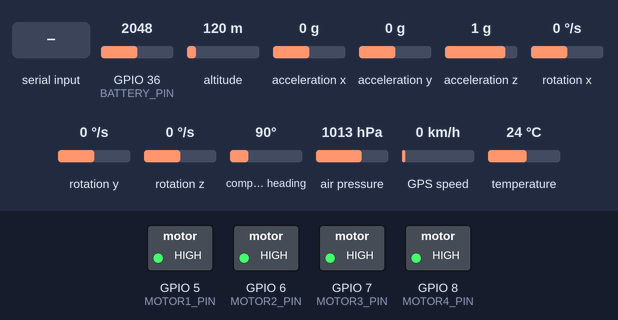
A sketch run on a simulated ESP32. Parts: switched loads named in the sketch (green lamp = pin HIGH). The test bench sets the inputs (shaded band); at power-on: GPIO 36 (BATTERY_PIN) = 2048, altitude 120 m, acceleration x 0 g, acceleration y 0 g, acceleration z 1 g, rotation x 0 °/s, rotation y 0 °/s, rotation z 0 °/s, compass heading 90°, air pressure 1013 hPa, GPS speed 0 km/h, temperature 24 °C. The GPS gets a fix after 3 s at 37.7749, -122.4194 with 8 satellites; what the sketch prints to the serial monitor is not drawn.

Above: at 1.2 s.
1.3 s: "SET_HOME\n" received over Serial
Timing chart, 0 to 4.3 s (numbered marks = the images above; inputs shaded):
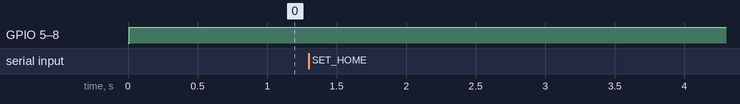

Measured:
- after the input at 1.3 s, every drawn part: stays the same

The sketch:

Esp32FlighterController.ino
```cpp
#include <Arduino.h>
#include <sbus.h>                     // SBUS library for FrSky receiver
#include <Adafruit_MPU6050.h>          // Adafruit MPU6050 library
#include <Adafruit_Sensor.h>           // Adafruit unified sensor library
#include <Wire.h>                      // For I2C communication with MPU6050
#include <TinyGPSPlus.h>               // GPS parsing library
#include <HardwareSerial.h>            // UART for GPS communication
#include <Adafruit_BMP280.h>           // Altimeter (BMP280) library
#include <freertos/FreeRTOS.h>         // FreeRTOS for task management
#include <freertos/task.h>             // FreeRTOS task handling
#include <freertos/semphr.h>           // FreeRTOS semaphore handling

#define GPS_RX_PIN 18
#define GPS_TX_PIN 19
#define SBUS_RX_PIN 16
#define SBUS_TX_PIN 17

// Define receiver channels
#define AIL 0         // Aileron/Roll
#define ELE 1         // Elevator/Pitch
#define THR 2         // Throttle
#define RUD 3         // Rudder/Yaw

// --- SBUS Receiver and MPU6050 initialization ---

/* SBUS object, reading SBUS */
bfs::SbusRx sbus_rx(&Serial2, SBUS_RX_PIN, SBUS_TX_PIN, true);
/* SBUS object, writing SBUS */
bfs::SbusTx sbus_tx(&Serial2, SBUS_RX_PIN, SBUS_TX_PIN,  true);
/* SBUS data */
bfs::SbusData data;

Adafruit_MPU6050 mpu;
Adafruit_BMP280 bmp;                    // BMP280 sensor for altimeter
TinyGPSPlus gps;                        // GPS object
HardwareSerial serialGPS(1);            // GPS on Serial1 (TX = GPIO17)

// --- FreeRTOS task handles
TaskHandle_t FlightControlTask;
TaskHandle_t CommunicationTask;

// --- Global Variables ---
SemaphoreHandle_t motorMutex;
SemaphoreHandle_t gpsMutex;

// --- PID Constants ---
float kp_roll = 0.5, ki_roll = 0.05, kd_roll = 0.1;
float kp_pitch = 0.5, ki_pitch = 0.05, kd_pitch = 0.1;
float kp_yaw = 0.5, ki_yaw = 0.05, kd_yaw = 0.1;

// --- Error Variables ---
float rollError = 0, pitchError = 0, yawError = 0;
float prevRollError = 0, prevPitchError = 0, prevYawError = 0;
float rollIntegral = 0, pitchIntegral = 0, yawIntegral = 0;

// --- SBUS Channel Data ---
uint16_t throttleInput = 1000;
uint16_t pitchInput = 1500, rollInput = 1500, yawInput = 1500;

// --- GPS Variables ---
double currentLatitude = 0.0;
double currentLongitude = 0.0;
double currentAltitude = 0.0;
double homeLatitude = 0.0;
double homeLongitude = 0.0;

// --- Battery Monitoring ---
float batteryVoltage = 0.0;
float lowBatteryThreshold = 3.5;

// --- Altitude Calculation Variables ---
float basePressure = 1013.25;  // Sea level pressure in hPa
float altitude = 0.0;          // Altitude from the altimeter

// --- Constants ---
#define MOTOR1_PIN 5
#define MOTOR2_PIN 6
#define MOTOR3_PIN 7
#define MOTOR4_PIN 8
#define BATTERY_PIN 36  // ADC pin for battery voltage monitoring

void setup() {
  Serial.begin(115200);
  serialGPS.begin(9600, SERIAL_8N1, GPS_RX_PIN, GPS_TX_PIN);  // Initialize GPS UART

  // Initialize MPU6050
  if (!mpu.begin()) {
    Serial.println("Failed to find MPU6050 chip");
    while (1) delay(10);
  }

  mpu.setAccelerometerRange(MPU6050_RANGE_2_G);
  mpu.setGyroRange(MPU6050_RANGE_250_DEG);
  mpu.setFilterBandwidth(MPU6050_BAND_21_HZ);
  Serial.println("MPU6050 initialized and configured");

  // Initialize BMP280 sensor for altimeter
  if (!bmp.begin(0x76)) {
    Serial.println("Could not find a valid BMP280 sensor, check wiring!");
    while (1);
  }

  bmp.setSampling(Adafruit_BMP280::MODE_NORMAL,
                  Adafruit_BMP280::SAMPLING_X2,
                  Adafruit_BMP280::SAMPLING_X16,
                  Adafruit_BMP280::FILTER_X16,
                  Adafruit_BMP280::STANDBY_MS_500);


  /* Begin the SBUS communication */
  sbus_rx.Begin();
  sbus_tx.Begin();

  // Initialize mutexes
  motorMutex = xSemaphoreCreateMutex();
  gpsMutex = xSemaphoreCreateMutex();

  // Create tasks for each core
  xTaskCreatePinnedToCore(
    flightControlTask,    // Task function
    "Flight Control",     // Task name
    10000,                // Stack size
    NULL,                 // Parameters (none)
    1,                    // Priority (higher for flight control)
    &FlightControlTask,   // Task handle
    1                     // Core 1 (real-time flight control)
  );

  xTaskCreatePinnedToCore(
    communicationTask,    // Task function
    "Communication",      // Task name
    10000,                // Stack size
    NULL,                 // Parameters (none)
    1,                    // Priority
    &CommunicationTask,   // Task handle
    0                     // Core 0 (for GPS and receiver)
  );
}

void loop() {
  monitorBattery();
  monitorAltitude();  // Monitor altitude continuously
}

// ----------------------- FLIGHT CONTROL TASK -----------------------
void flightControlTask(void *pvParameters) {
  while (true) {
    sensors_event_t accelEvent, gyroEvent, tempEvent;

    // Read MPU6050 sensor data
    mpu.getEvent(&accelEvent, &gyroEvent, &tempEvent);

    float pitch = gyroEvent.gyro.x * 57.2958; // Convert rad/s to degrees/s
    float roll  = gyroEvent.gyro.y * 57.2958;
    float yaw   = gyroEvent.gyro.z * 57.2958;

    // Update SBUS channels
    sbusProcess();

    // Calculate PID corrections
    float rollCorrection = calculatePID(rollInput - 1500, roll, prevRollError, rollIntegral, kp_roll, ki_roll, kd_roll);
    float pitchCorrection = calculatePID(pitchInput - 1500, pitch, prevPitchError, pitchIntegral, kp_pitch, ki_pitch, kd_pitch);
    float yawCorrection = calculatePID(yawInput - 1500, yaw, prevYawError, yawIntegral, kp_yaw, ki_yaw, kd_yaw);

    // Safe motor control using mutex
    if (xSemaphoreTake(motorMutex, portMAX_DELAY)) {
      setMotorSpeeds(throttleInput, pitchCorrection, rollCorrection, yawCorrection);
      xSemaphoreGive(motorMutex);
    }

    delay(20);  // Control loop at 50Hz
  }
}

void setMotorSpeeds(int throttle, float pitchCorrection, float rollCorrection, float yawCorrection) {
  int motor1Speed = throttle + pitchCorrection + rollCorrection + yawCorrection;
  int motor2Speed = throttle + pitchCorrection - rollCorrection - yawCorrection;
  int motor3Speed = throttle - pitchCorrection + rollCorrection - yawCorrection;
  int motor4Speed = throttle - pitchCorrection - rollCorrection + yawCorrection;

  motor1Speed = constrain(motor1Speed, 1000, 2000);
  motor2Speed = constrain(motor2Speed, 1000, 2000);
  motor3Speed = constrain(motor3Speed, 1000, 2000);
  motor4Speed = constrain(motor4Speed, 1000, 2000);

  analogWrite(MOTOR1_PIN, motor1Speed);
  analogWrite(MOTOR2_PIN, motor2Speed);
  analogWrite(MOTOR3_PIN, motor3Speed);
  analogWrite(MOTOR4_PIN, motor4Speed);
}

// ----------------------- COMMUNICATION TASK -----------------------
void communicationTask(void *pvParameters) {
  while (true) {
    // GPS data handling
    while (serialGPS.available() > 0) {
      char c = serialGPS.read();
      gps.encode(c);

      if (gps.location.isUpdated()) {
        if (xSemaphoreTake(gpsMutex, portMAX_DELAY)) {
          currentLatitude = gps.location.lat();
          currentLongitude = gps.location.lng();
          currentAltitude = gps.altitude.meters();
          xSemaphoreGive(gpsMutex);
        }
      }
    }

    if (Serial.available() > 0) {
      String command = Serial.readStringUntil('\n');
      handleCommand(command);
    }

    delay(100);  // 10Hz communication task
  }
}

// ------------------- SBUS PROCESSING FUNCTION -------------------
void sbusProcess() {
  if (sbus_rx.Read()) {
    /* Grab the received data */
    data = sbus_rx.data();

    throttleInput = map(data.ch[THR], 172, 1811, 1000, 2000);  // Channel 3 for throttle
    pitchInput    = map(data.ch[ELE], 172, 1811, 1000, 2000);  // Channel 2 for pitch
    rollInput     = map(data.ch[AIL], 172, 1811, 1000, 2000);  // Channel 1 for roll
    yawInput      = map(data.ch[RUD], 172, 1811, 1000, 2000);  // Channel 4 for yaw
  }
}

// ------------------ HELPER FUNCTIONS ------------------

// PID Controller for motor correction
float calculatePID(float target, float current, float &prevError, float &integral, float kp, float ki, float kd) {
  float error = target - current;
  integral += error;
  float derivative = error - prevError;
  prevError = error;
  return (kp * error) + (ki * integral) + (kd * derivative);
}

// Monitor battery voltage and trigger return-to-home if needed
void monitorBattery() {
  batteryVoltage = analogRead(BATTERY_PIN) * (3.3 / 4095.0) * 2;  // Adjust based on battery divider

  if (batteryVoltage < lowBatteryThreshold) {
    Serial.println("Low battery! Initiating return to home.");
    automatedFlight(homeLatitude, homeLongitude, currentAltitude);
  }
}

// Monitor and calculate altitude from BMP280
void monitorAltitude() {
  float pressure = bmp.readPressure() / 100.0F;  // Pressure in hPa
  altitude = bmp.readAltitude(basePressure);

  Serial.print("Altitude: ");
  Serial.print(altitude);
  Serial.println(" m");
}

// Return to home on signal loss or low battery
void returnToHome() {
  automatedFlight(homeLatitude, homeLongitude, 10.0);  // Return home at 10 meters altitude
}

// Automated flight to a GPS coordinate
void automatedFlight(double targetLat, double targetLon, double targetAltitude) {
  while (true) {
    if (xSemaphoreTake(gpsMutex, portMAX_DELAY)) {
      double distanceToTarget = calculateDistance(currentLatitude, currentLongitude, targetLat, targetLon);
      xSemaphoreGive(gpsMutex);

      if (distanceToTarget < 2.0) {  // Target reached within 2 meters
        Serial.println("Arrived at target location.");
        break;
      }

      // Adjust flight to target coordinates
      float bearingToTarget = calculateBearing(currentLatitude, currentLongitude, targetLat, targetLon);
      adjustCourse(bearingToTarget, targetAltitude);
    }

    monitorAltitude();  // Adjust altitude as part of the flight control

    if (abs(altitude - targetAltitude) > 1.0) {
      Serial.println("Adjusting altitude...");
      throttleInput = map(targetAltitude, 0, 100, 1000, 2000);
    }

    delay(100);  // Adjust flight every 100 ms
  }
}

double calculateDistance(double lat1, double lon1, double lat2, double lon2) {
  // Haversine formula to calculate distance between two lat/lon pairs
  // Simplified for readability
  return TinyGPSPlus::distanceBetween(lat1, lon1, lat2, lon2);
}

double calculateBearing(double lat1, double lon1, double lat2, double lon2) {
  return TinyGPSPlus::courseTo(lat1, lon1, lat2, lon2);
}

// Adjust course based on target bearing and altitude
void adjustCourse(float targetBearing, float targetAltitude) {
  yawInput = map(targetBearing, 0, 360, 1000, 2000);
  throttleInput = map(targetAltitude, 0, 100, 1000, 2000);
}

// Handle incoming serial commands
void handleCommand(String command) {
  if (command == "SET_HOME") {
    if (xSemaphoreTake(gpsMutex, portMAX_DELAY)) {
      homeLatitude = currentLatitude;
      homeLongitude = currentLongitude;
      xSemaphoreGive(gpsMutex);
      Serial.println("Home location set.");
    }
  }
}
```
